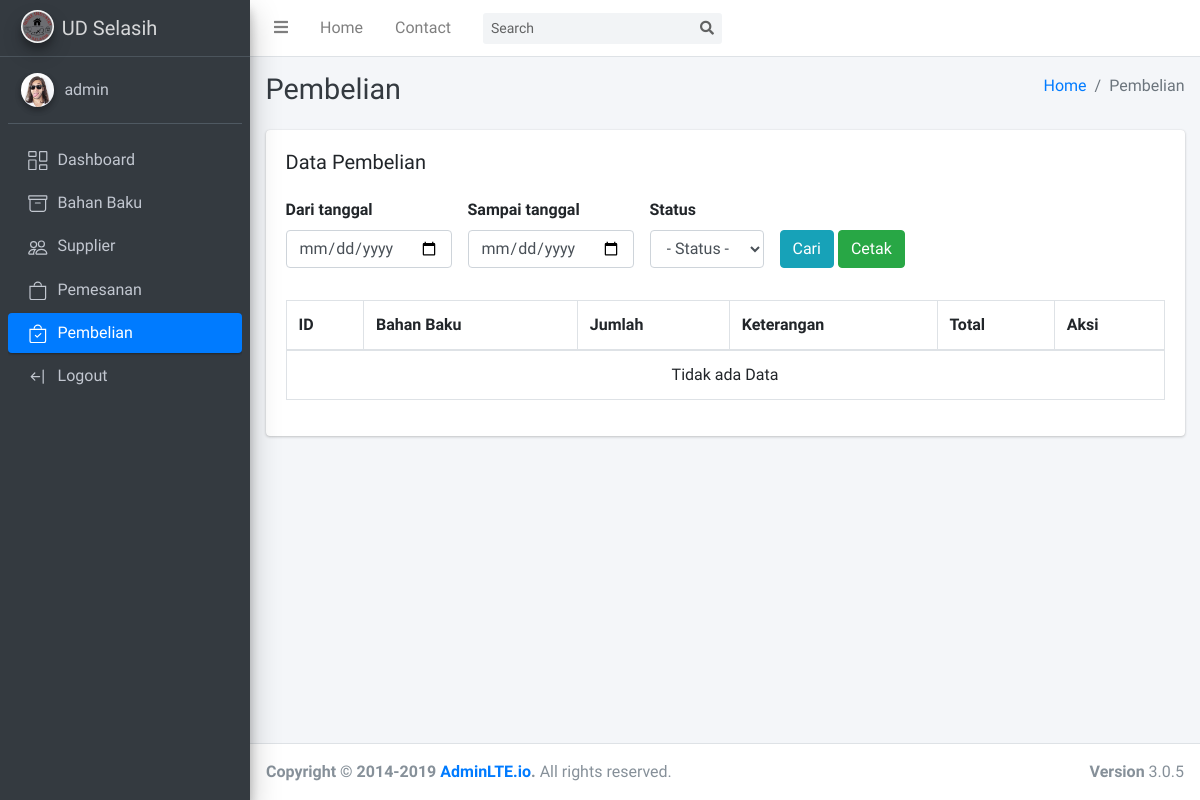
The app's page /pembelian/index.php (signed in), older data.
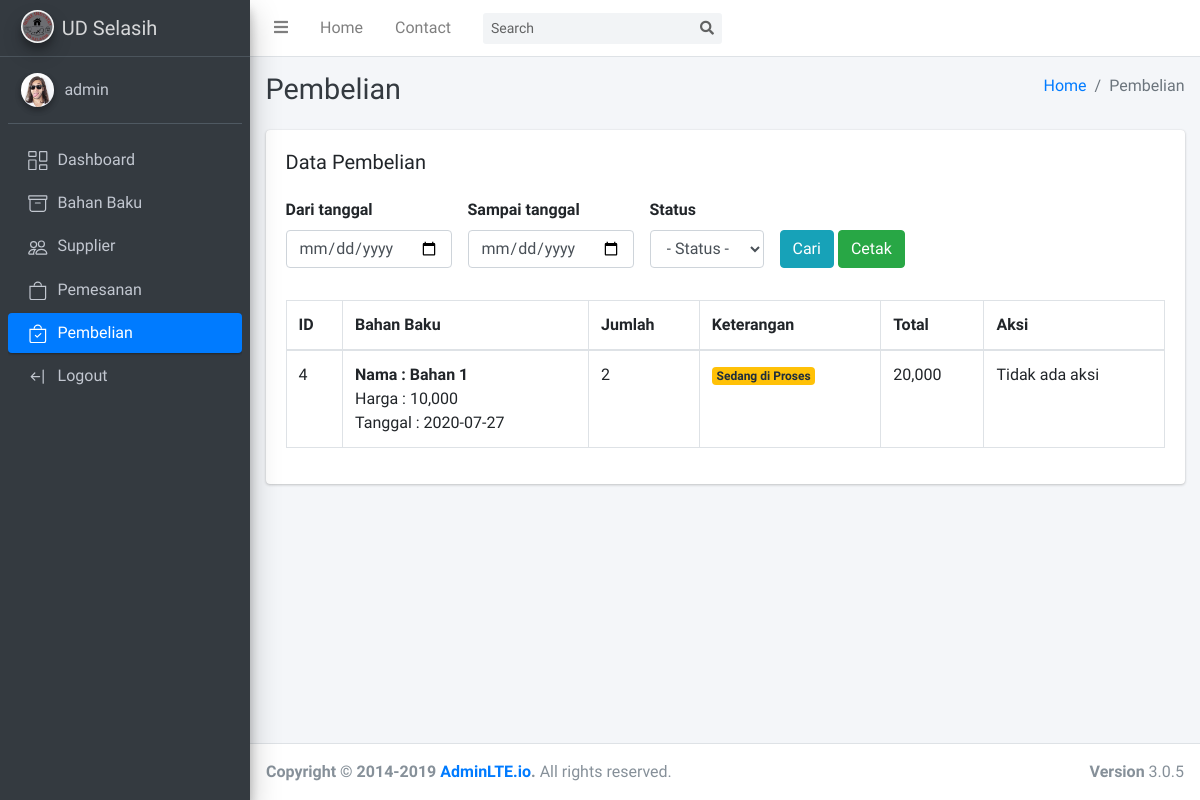
The same page, newer data.
### tables this page shows
CREATE TABLE `tb_pembelian` (
  `id` int(11) NOT NULL,
  `id_supplier` int(11) NOT NULL,
  `nama_bahan_baku` varchar(255) NOT NULL,
  `tanggal` date NOT NULL,
  `jumlah` int(11) NOT NULL,
  `harga` int(11) NOT NULL,
  `keterangan` varchar(255) NOT NULL,
  `total` double NOT NULL
);

### qb.php (called while the page is built, shortened)
<?php
require_once 'db.php';
function get($tbl){
    global $conn;
    $query = "SELECT * FROM $tbl";
    $res = $conn->query($query);
    return $res->fetch_all(MYSQLI_ASSOC);
}

### pembelian/index.php (the view, shortened to what this page needs)
<?php
    $current = "data pembelian";
    require_once '../qb.php';
    require_once '../layouts/header.php';
    $pembelian = $_SESSION['user']['level'] == 'supplier' ? getForSupplier($_SESSION['user']['id']) : get("tb_pembelian");
?>
<div class="content-header">
      <div class="container-fluid">
        <div class="row mb-2">
          <div class="col-sm-6">
            <h1 class="m-0 text-dark">Pembelian</h1>
          </div>
          <div class="col-sm-6">
            <ol class="breadcrumb float-sm-right">
              <li class="breadcrumb-item"><a href="/">Home</a></li>
              <li class="breadcrumb-item active">Pembelian</li>
            </ol>
          </div>
        </div>
      </div>
    </div>
    <section class="content">
        <div class="container-fluid">
<div class="row">
    <div class="col-12">
        <div class="card">
            <div class="card-body">
                <h5>Data Pembelian</h5>
                <?php if($_SESSION['user']['level'] == 'admin'): ?>
                <form method="get" class="py-3 d-flex justify-content-start">
                    <div class="form-group">
                        <label>Dari tanggal</label>
                        <input type="date" value="<?=@$_GET['from']?>" name="from" class="form-control">
                    </div>
                    <div class="form-group mx-3">
                        <label>Sampai tanggal</label>
                        <input type="date" value="<?=@$_GET['to']?>" name="to" class="form-control">
                    </div>
                    <div class="form-group">
                        <label>Status</label>
                        <select class="form-control" name="status">
                            <option value="">- Status -</option>
                        </select>
                    </div>
                    <div class="form-group mx-3">
                        <label>&nbsp;</label>
                        <br>
                        <button class="btn btn-info" name="filter">Cari</button>
                            <button class="btn btn-success" type="button" onclick="window.print()">Cetak</button>
                    </div>
                </form>
                <?php endif ?>
                <div id="print">
                    <table class="table table-bordered table-stripped" width="100%">
                        <thead>
                            <tr>
                                <th>ID</th>
                                <th>Bahan Baku</th>
                                <th>Jumlah</th>
                                <th>Keterangan</th>
                                <th>Total</th>
                                <th class="no-print">Aksi</th>
                            </tr>
                        </thead>
                        <tbody>
                            <?php if(count($pembelian) > 0): ?>
                                <?php foreach($pembelian as $pem): ?>
                                <tr>
                                    <td><?= $pem["id"] ?></td>
                                    <td>
                                        <b>Nama : <?= $pem["nama_bahan_baku"] ?></b>
                                        <br>
                                        <span>Harga : <?= number_format($pem["harga"]) ?></span>
                                        <br>
                                        <span>Tanggal : <?= $pem["tanggal"] ?></span>
                                    </td>
                                    <td><?= $pem["jumlah"] ?></td>
                                    <td>
                                    <?php if($pem['keterangan'] == 'checkout'): ?>
                                        <span class="badge badge-warning">Sedang di Proses</span>
                                    <?php elseif($pem['keterangan']=='diterima'): ?>
                                        <span class="badge badge-info"><?= $pem["keterangan"] ?></span>
                                    <?php elseif($pem['keterangan']=='diterima'): ?>
                                        <span class="badge badge-danger"><?= $pem["keterangan"] ?></span>
                                    <?php elseif($pem['keterangan']=='selesai'): ?>
                                        <span class="badge badge-success"><?= $pem["keterangan"] ?></span>
                                    <?php elseif($pem['keterangan']=='ditolak'): ?>
                                        <span class="badge badge-danger"><?= $pem["keterangan"] ?></span>
                                    <?php endif ?>
                                    </td>
                                    <td><?= number_format($pem["total"]) ?></td>
                                    <?php if($_SESSION['user']['level'] == 'supplier'): ?>
                                        <td class="no-print">
                                            <a href="index.php?available=<?=$pem['id']?>" class="badge badge-success">Bahan baku tersedia</a>
                                            <a href="index.php?unavailable=<?=$pem['id']?>" class="badge badge-danger">Bahan baku tidak tersedia</a>
                                        </td>
                                    <?php elseif($pem['keterangan'] == 'diterima'): ?>
                                        <td class="no-print">
                                            <a href="index.php?confirm=<?=$pem['id']?>" class="badge badge-success">Konfirmasi</a>
                                        </td>
                                    <?php else: ?>
                                        <td class="no-print">Tidak ada aksi</td>
                                    <?php endif ?>
                                </tr>
                                <?php endforeach ?>
                            <?php else: ?>
                                <tr class="text-center">
                                    <td colspan="6">Tidak ada Data</td>
                                </tr>
                            <?php endif ?>
                        </tbody>
                    </table>
                </div>
            </div>
        </div>
    </div>
</div>
<?php
    require_once '../layouts/footer.php';
?>

### layouts/header.php (shortened to what this page needs)
<!DOCTYPE html>
<html>
<head>
  <link rel="stylesheet" href="<?= $current == "dashboard" || $current == "login" ? "plugins/fontawesome-free/css/all.min.css" : '../plugins/fontawesome-free/css/all.min.css'; ?> ">
  <link rel="stylesheet" href="https://code.ionicframework.com/ionicons/2.0.1/css/ionicons.min.css">
  <link rel="stylesheet" href="<?= $current == "dashboard" || $current == "login" ? "plugins/tempusdominus-bootstrap-4/css/tempusdominus-bootstrap-4.min.css" : '../plugins/tempusdominus-bootstrap-4/css/tempusdominus-bootstrap-4.min.css'; ?> ">
  <link rel="stylesheet" href="<?= $current == "dashboard" || $current == "login" ? "plugins/icheck-bootstrap/icheck-bootstrap.min.css" : '../plugins/icheck-bootstrap/icheck-bootstrap.min.css'; ?> ">
  <link rel="stylesheet" href="<?= $current == "dashboard" || $current == "login" ? "plugins/jqvmap/jqvmap.min.css" : '../plugins/jqvmap/jqvmap.min.css'; ?> ">
  <link rel="stylesheet" href="<?= $current == "dashboard" || $current == "login" ? "dist/css/adminlte.min.css" : "../dist/css/adminlte.min.css"  ?>">
  <link rel="stylesheet" href="<?= $current == "dashboard" || $current == "login" ? "plugins/overlayScrollbars/css/OverlayScrollbars.min.css" : '../plugins/overlayScrollbars/css/OverlayScrollbars.min.css'; ?> ">
  <link rel="stylesheet" href="<?= $current == "dashboard" || $current == "login" ? "plugins/daterangepicker/daterangepicker.css" : '../plugins/daterangepicker/daterangepicker.css'; ?> ">
  <link rel="stylesheet" href="<?= $current == "dashboard" || $current == "login" ? "plugins/summernote/summernote-bs4.css" : '../plugins/summernote/summernote-bs4.css'; ?> ">
  <link rel="stylesheet" type="text/css" href="/css/font-awesome.min.css">
  <link rel="stylesheet" href="<?= $current == "dashboard" || $current == "login" ? "plugins/datatables-bs4/css/dataTables.bootstrap4.min.css" : "../plugins/datatables-bs4/css/dataTables.bootstrap4.min.css" ?>">
  <link rel="stylesheet" href="<?= $current == "dashboard" || $current == "login" ? "plugins/datatables-responsive/css/responsive.bootstrap4.min.css" : "../plugins/datatables-responsive/css/responsive.bootstrap4.min.css" ?>">
</head>
<body class="hold-transition sidebar-mini layout-fixed">
<div class="wrapper">
  <nav class="main-header navbar navbar-expand navbar-white navbar-light">
    <ul class="navbar-nav">
      <li class="nav-item">
        <a class="nav-link" data-widget="pushmenu" href="#" role="button"><i class="fas fa-bars"></i></a>
      </li>
      <li class="nav-item d-none d-sm-inline-block">
        <a href="index3.html" class="nav-link">Home</a>
      </li>
      <li class="nav-item d-none d-sm-inline-block">
        <a href="#" class="nav-link">Contact</a>
      </li>
    </ul>
    <form class="form-inline ml-3">
      <div class="input-group input-group-sm">
        <input class="form-control form-control-navbar" type="search" placeholder="Search" aria-label="Search">
        <div class="input-group-append">
          <button class="btn btn-navbar" type="submit">
            <i class="fas fa-search"></i>
          </button>
        </div>
      </div>
    </form>
  </nav>
  <aside class="main-sidebar sidebar-dark-primary elevation-4">
    <a href="/" class="brand-link">
      <img src="/assets/logo.jpeg" alt="Logo UD Selasih" class="brand-image img-circle elevation-3">
      <span class="brand-text font-weight-light">UD Selasih</span>
    </a>
    <div class="sidebar">
      <div class="user-panel mt-3 pb-3 mb-3 d-flex">
        <div class="image">
          <img src="/images/avatar-01.jpg" class="img-circle elevation-2" alt="User Image">
        </div>
        <div class="info">
          <a href="#" class="d-block"><?=$_SESSION['user']['username']?></a>
        </div>
      </div>
      <nav class="mt-2">
        <ul class="nav nav-pills nav-sidebar flex-column" data-widget="treeview" role="menu" data-accordion="false">
          <li class="nav-item">
            <a href="/" class="nav-link <?= $current == "dashboard" ? "active" : "" ?>">
              <p>
                Dashboard
              </p>
            </a>
          </li>
          <?php if($_SESSION["user"]["level"] == "admin") : ?>
            <li class="nav-item">
                <a href="/bahan_baku/index.php" class="nav-link <?= $current == "data bahan baku" ? "active" : "" ?>">
                    Bahan Baku
                </a>
            </li>
            <li class="nav-item">
                <a href="/supplier/index.php" class="nav-link <?= $current == "data supplier" ? "active" : "" ?>">
                    Supplier
                </a>
            </li>
            <li class="nav-item">
                <a href="/pemesanan/index.php" class="nav-link <?= $current == "data pemesanan" ? "active" : "" ?>">
                    Pemesanan
                </a>
            </li>
            <li class="nav-item">
                <a href="/pembelian/index.php" class="nav-link <?= $current == "data pembelian" ? "active" : "" ?>">
                    Pembelian
                </a>
            </li>
            <?php endif ?>
            <li class="nav-item">
                <a href="/logout.php" class="nav-link">
                    Logout
                </a>
            </li>
        </ul>
      </nav>
    </div>
  </aside>
  <div class="content-wrapper">

### layouts/footer.php (shortened to what this page needs)
	</div>
    </section>
	</div>
  <footer class="main-footer">
    <strong>Copyright &copy; 2014-2019 <a href="http://adminlte.io">AdminLTE.io</a>.</strong>
    All rights reserved.
    <div class="float-right d-none d-sm-inline-block">
      <b>Version</b> 3.0.5
    </div>
  </footer>
</div>
</body>
</html>

Row changes from the older to the newer data that the page shows:
added tb_pembelian: id "4", nama_bahan_baku "Bahan 1", harga "10,000", tanggal "2020-07-27", jumlah "2", keterangan "Sedang di Proses", total "20,000"
Text that changed along with them:
text no longer shown: "Tidak ada Data"
